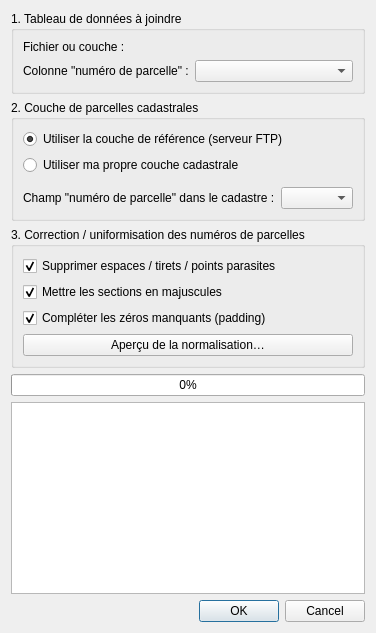
<?xml version="1.0" encoding="UTF-8"?>
<ui version="4.0">
 <class>ParcelleJoinerDialogBase</class>
 <widget class="QDialog" name="ParcelleJoinerDialogBase">
  <property name="windowTitle">
   <string>Joindre parcelles cadastrales</string>
  </property>
  <layout class="QVBoxLayout" name="mainLayout">

   <item>
    <widget class="QGroupBox" name="groupSource">
     <property name="title">
      <string>1. Tableau de données à joindre</string>
     </property>
     <layout class="QGridLayout" name="gridSource">
      <item row="0" column="0">
       <widget class="QLabel" name="labelTable">
        <property name="text"><string>Fichier ou couche :</string></property>
       </widget>
      </item>
      <item row="0" column="1">
       <widget class="QgsFileWidget" name="mFileWidgetTable" native="true"/>
      </item>
      <item row="1" column="0">
       <widget class="QLabel" name="labelColonneNumero">
        <property name="text"><string>Colonne "numéro de parcelle" :</string></property>
       </widget>
      </item>
      <item row="1" column="1">
       <widget class="QComboBox" name="mComboColonneNumero"/>
      </item>
     </layout>
    </widget>
   </item>

   <item>
    <widget class="QGroupBox" name="groupCadastre">
     <property name="title">
      <string>2. Couche de parcelles cadastrales</string>
     </property>
     <layout class="QVBoxLayout" name="vboxCadastre">
      <item>
       <widget class="QRadioButton" name="mRadioFtp">
        <property name="text"><string>Utiliser la couche de référence (serveur FTP)</string></property>
        <property name="checked"><bool>true</bool></property>
       </widget>
      </item>
      <item>
       <widget class="QRadioButton" name="mRadioLocal">
        <property name="text"><string>Utiliser ma propre couche cadastrale</string></property>
       </widget>
      </item>
      <item>
       <widget class="QgsMapLayerComboBox" name="mComboLayerCadastre">
        <property name="enabled"><bool>false</bool></property>
       </widget>
      </item>
      <item>
       <layout class="QHBoxLayout" name="hboxChampCadastre">
        <item>
         <widget class="QLabel" name="labelChampCadastre">
          <property name="text"><string>Champ "numéro de parcelle" dans le cadastre :</string></property>
         </widget>
        </item>
        <item>
         <widget class="QComboBox" name="mComboChampCadastre"/>
        </item>
       </layout>
      </item>
     </layout>
    </widget>
   </item>

   <item>
    <widget class="QGroupBox" name="groupNormalisation">
     <property name="title">
      <string>3. Correction / uniformisation des numéros de parcelles</string>
     </property>
     <layout class="QVBoxLayout" name="vboxNormalisation">
      <item>
       <widget class="QCheckBox" name="mCheckSupprEspaces">
        <property name="text"><string>Supprimer espaces / tirets / points parasites</string></property>
        <property name="checked"><bool>true</bool></property>
       </widget>
      </item>
      <item>
       <widget class="QCheckBox" name="mCheckMajuscules">
        <property name="text"><string>Mettre les sections en majuscules</string></property>
        <property name="checked"><bool>true</bool></property>
       </widget>
      </item>
      <item>
       <widget class="QCheckBox" name="mCheckPadding">
        <property name="text"><string>Compléter les zéros manquants (padding)</string></property>
        <property name="checked"><bool>true</bool></property>
       </widget>
      </item>
      <item>
       <widget class="QPushButton" name="mButtonApercu">
        <property name="text"><string>Aperçu de la normalisation…</string></property>
       </widget>
      </item>
     </layout>
    </widget>
   </item>

   <item>
    <widget class="QProgressBar" name="mProgressBar">
     <property name="value"><number>0</number></property>
    </widget>
   </item>

   <item>
    <widget class="QPlainTextEdit" name="mLogOutput">
     <property name="readOnly"><bool>true</bool></property>
    </widget>
   </item>

   <item>
    <widget class="QDialogButtonBox" name="buttonBox">
     <property name="standardButtons">
      <set>QDialogButtonBox::Cancel|QDialogButtonBox::Ok</set>
     </property>
    </widget>
   </item>

  </layout>
 </widget>
 <customwidgets>
  <customwidget>
   <class>QgsFileWidget</class>
   <extends>QWidget</extends>
   <header>qgis.gui</header>
  </customwidget>
  <customwidget>
   <class>QgsMapLayerComboBox</class>
   <extends>QWidget</extends>
   <header>qgis.gui</header>
  </customwidget>
 </customwidgets>
 <resources/>
 <connections/>
</ui>
